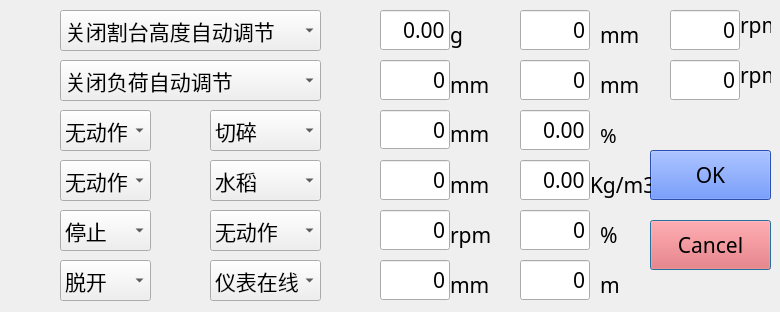
<?xml version="1.0" encoding="UTF-8"?>
<ui version="4.0">
 <class>ControlSetting</class>
 <widget class="QDialog" name="ControlSetting">
  <property name="geometry">
   <rect>
    <x>0</x>
    <y>0</y>
    <width>780</width>
    <height>312</height>
   </rect>
  </property>
  <property name="font">
   <font>
    <family>AR PL UKai CN</family>
    <pointsize>16</pointsize>
   </font>
  </property>
  <property name="windowTitle">
   <string>仪表控制</string>
  </property>
  <property name="windowIcon">
   <iconset resource="../src/image.qrc">
    <normaloff>:/images/leiwo.png</normaloff>:/images/leiwo.png</iconset>
  </property>
  <widget class="QComboBox" name="cbx_1">
   <property name="geometry">
    <rect>
     <x>60</x>
     <y>210</y>
     <width>91</width>
     <height>41</height>
    </rect>
   </property>
   <item>
    <property name="text">
     <string>停止</string>
    </property>
   </item>
   <item>
    <property name="text">
     <string>动态展开</string>
    </property>
   </item>
   <item>
    <property name="text">
     <string>静态展开</string>
    </property>
   </item>
   <item>
    <property name="text">
     <string>收回</string>
    </property>
   </item>
   <item>
    <property name="text">
     <string>无动作</string>
    </property>
   </item>
  </widget>
  <widget class="QLabel" name="label">
   <property name="geometry">
    <rect>
     <x>10</x>
     <y>210</y>
     <width>39</width>
     <height>41</height>
    </rect>
   </property>
   <property name="styleSheet">
    <string notr="true">border-image: url(:/images/setting/UnloaderSetting.png);</string>
   </property>
   <property name="lineWidth">
    <number>1</number>
   </property>
   <property name="text">
    <string/>
   </property>
  </widget>
  <widget class="QLabel" name="l_chrs">
   <property name="geometry">
    <rect>
     <x>10</x>
     <y>260</y>
     <width>40</width>
     <height>40</height>
    </rect>
   </property>
   <property name="minimumSize">
    <size>
     <width>40</width>
     <height>0</height>
    </size>
   </property>
   <property name="styleSheet">
    <string notr="true">border-image: url(:/images/parameters/CutHeightResetOn.png);</string>
   </property>
   <property name="text">
    <string/>
   </property>
  </widget>
  <widget class="QComboBox" name="cbx_3">
   <property name="geometry">
    <rect>
     <x>60</x>
     <y>260</y>
     <width>91</width>
     <height>41</height>
    </rect>
   </property>
   <item>
    <property name="text">
     <string>脱开</string>
    </property>
   </item>
   <item>
    <property name="text">
     <string>割台提升</string>
    </property>
   </item>
   <item>
    <property name="text">
     <string>割台下降</string>
    </property>
   </item>
  </widget>
  <widget class="QLabel" name="m_reset">
   <property name="geometry">
    <rect>
     <x>10</x>
     <y>110</y>
     <width>40</width>
     <height>40</height>
    </rect>
   </property>
   <property name="styleSheet">
    <string notr="true">border-image: url(:/images/engine/ZeroOn.png);</string>
   </property>
   <property name="text">
    <string/>
   </property>
  </widget>
  <widget class="QComboBox" name="cbx_4">
   <property name="geometry">
    <rect>
     <x>60</x>
     <y>110</y>
     <width>91</width>
     <height>41</height>
    </rect>
   </property>
   <property name="styleSheet">
    <string notr="true">font: 16pt &quot;AR PL UKai CN&quot;;</string>
   </property>
   <item>
    <property name="text">
     <string>无动作</string>
    </property>
   </item>
   <item>
    <property name="text">
     <string>清零</string>
    </property>
   </item>
  </widget>
  <widget class="QLabel" name="auto_load_regu">
   <property name="geometry">
    <rect>
     <x>10</x>
     <y>60</y>
     <width>40</width>
     <height>40</height>
    </rect>
   </property>
   <property name="styleSheet">
    <string notr="true">border-image: url(:/images/con_recong/LoadRegulationAutoOn.png);</string>
   </property>
   <property name="text">
    <string/>
   </property>
  </widget>
  <widget class="QComboBox" name="cbx_5">
   <property name="geometry">
    <rect>
     <x>60</x>
     <y>60</y>
     <width>261</width>
     <height>41</height>
    </rect>
   </property>
   <item>
    <property name="text">
     <string>关闭负荷自动调节</string>
    </property>
   </item>
   <item>
    <property name="text">
     <string>开启负荷自动调节</string>
    </property>
   </item>
  </widget>
  <widget class="QLabel" name="auto_height">
   <property name="geometry">
    <rect>
     <x>10</x>
     <y>10</y>
     <width>40</width>
     <height>40</height>
    </rect>
   </property>
   <property name="styleSheet">
    <string notr="true">border-image: url(:/images/setting/CutHeightAutoOn.png);</string>
   </property>
   <property name="text">
    <string/>
   </property>
  </widget>
  <widget class="QComboBox" name="cbx_6">
   <property name="geometry">
    <rect>
     <x>60</x>
     <y>10</y>
     <width>261</width>
     <height>41</height>
    </rect>
   </property>
   <item>
    <property name="text">
     <string>关闭割台高度自动调节</string>
    </property>
   </item>
   <item>
    <property name="text">
     <string>开启割台高度自动调节</string>
    </property>
   </item>
  </widget>
  <widget class="QLabel" name="l_rw_cl">
   <property name="geometry">
    <rect>
     <x>10</x>
     <y>160</y>
     <width>40</width>
     <height>40</height>
    </rect>
   </property>
   <property name="styleSheet">
    <string notr="true">border-image: url(:/images/setting/WeightClearOn.png);</string>
   </property>
   <property name="text">
    <string/>
   </property>
  </widget>
  <widget class="QComboBox" name="cbx_7">
   <property name="geometry">
    <rect>
     <x>60</x>
     <y>160</y>
     <width>91</width>
     <height>41</height>
    </rect>
   </property>
   <item>
    <property name="text">
     <string>无动作</string>
    </property>
   </item>
   <item>
    <property name="text">
     <string>清零</string>
    </property>
   </item>
  </widget>
  <widget class="QComboBox" name="cbx_9">
   <property name="geometry">
    <rect>
     <x>210</x>
     <y>210</y>
     <width>111</width>
     <height>41</height>
    </rect>
   </property>
   <item>
    <property name="text">
     <string>无动作</string>
    </property>
   </item>
   <item>
    <property name="text">
     <string>静音</string>
    </property>
   </item>
   <item>
    <property name="text">
     <string>播放</string>
    </property>
   </item>
  </widget>
  <widget class="QLabel" name="m_reset_2">
   <property name="geometry">
    <rect>
     <x>160</x>
     <y>210</y>
     <width>40</width>
     <height>40</height>
    </rect>
   </property>
   <property name="styleSheet">
    <string notr="true">border-image: url(:/images/warning/on.png);</string>
   </property>
   <property name="text">
    <string/>
   </property>
  </widget>
  <widget class="QPushButton" name="Cancel_btn">
   <property name="geometry">
    <rect>
     <x>650</x>
     <y>220</y>
     <width>121</width>
     <height>50</height>
    </rect>
   </property>
   <property name="styleSheet">
    <string notr="true">background-color: rgb(249, 88, 88);</string>
   </property>
   <property name="text">
    <string>Cancel</string>
   </property>
  </widget>
  <widget class="QPushButton" name="OK_btn">
   <property name="geometry">
    <rect>
     <x>650</x>
     <y>150</y>
     <width>121</width>
     <height>50</height>
    </rect>
   </property>
   <property name="styleSheet">
    <string notr="true">background-color: rgb(58, 111, 249);</string>
   </property>
   <property name="text">
    <string>OK</string>
   </property>
  </widget>
  <widget class="QLabel" name="label_103">
   <property name="geometry">
    <rect>
     <x>330</x>
     <y>59</y>
     <width>39</width>
     <height>40</height>
    </rect>
   </property>
   <property name="styleSheet">
    <string notr="true">border-image: url(:/images/con_recong/ProfilingHeightSet.png);</string>
   </property>
   <property name="text">
    <string/>
   </property>
  </widget>
  <widget class="QLabel" name="label_4">
   <property name="geometry">
    <rect>
     <x>450</x>
     <y>70</y>
     <width>40</width>
     <height>30</height>
    </rect>
   </property>
   <property name="text">
    <string>mm</string>
   </property>
  </widget>
  <widget class="SoftKeyLineEdit" name="l_pfh">
   <property name="geometry">
    <rect>
     <x>380</x>
     <y>60</y>
     <width>70</width>
     <height>40</height>
    </rect>
   </property>
   <property name="text">
    <string>0</string>
   </property>
   <property name="alignment">
    <set>Qt::AlignRight|Qt::AlignTrailing|Qt::AlignVCenter</set>
   </property>
  </widget>
  <widget class="QLabel" name="label_3">
   <property name="geometry">
    <rect>
     <x>450</x>
     <y>20</y>
     <width>40</width>
     <height>30</height>
    </rect>
   </property>
   <property name="text">
    <string>g</string>
   </property>
  </widget>
  <widget class="QLabel" name="label_102">
   <property name="geometry">
    <rect>
     <x>330</x>
     <y>10</y>
     <width>39</width>
     <height>39</height>
    </rect>
   </property>
   <property name="styleSheet">
    <string notr="true">border-image: url(:/images/setting/Weight1000.png);</string>
   </property>
   <property name="text">
    <string/>
   </property>
  </widget>
  <widget class="SoftKeyLineEdit" name="l_weight1000">
   <property name="geometry">
    <rect>
     <x>380</x>
     <y>10</y>
     <width>70</width>
     <height>40</height>
    </rect>
   </property>
   <property name="text">
    <string>0.00</string>
   </property>
   <property name="alignment">
    <set>Qt::AlignRight|Qt::AlignTrailing|Qt::AlignVCenter</set>
   </property>
  </widget>
  <widget class="QLabel" name="label_5">
   <property name="geometry">
    <rect>
     <x>450</x>
     <y>170</y>
     <width>40</width>
     <height>30</height>
    </rect>
   </property>
   <property name="text">
    <string>mm</string>
   </property>
  </widget>
  <widget class="QLabel" name="label_2">
   <property name="geometry">
    <rect>
     <x>450</x>
     <y>220</y>
     <width>40</width>
     <height>30</height>
    </rect>
   </property>
   <property name="text">
    <string>rpm</string>
   </property>
  </widget>
  <widget class="QLabel" name="label_7">
   <property name="geometry">
    <rect>
     <x>450</x>
     <y>119</y>
     <width>40</width>
     <height>30</height>
    </rect>
   </property>
   <property name="text">
    <string>mm</string>
   </property>
  </widget>
  <widget class="QLabel" name="label_10">
   <property name="geometry">
    <rect>
     <x>330</x>
     <y>210</y>
     <width>39</width>
     <height>40</height>
    </rect>
   </property>
   <property name="styleSheet">
    <string notr="true">border-image: url(:/images/setting/RollerSpeedLowSetting.png);</string>
   </property>
   <property name="text">
    <string/>
   </property>
  </widget>
  <widget class="QLabel" name="label_23">
   <property name="geometry">
    <rect>
     <x>330</x>
     <y>109</y>
     <width>39</width>
     <height>40</height>
    </rect>
   </property>
   <property name="styleSheet">
    <string notr="true">border-image: url(:/images/setting/cut_height_min.png);</string>
   </property>
   <property name="text">
    <string/>
   </property>
  </widget>
  <widget class="QLabel" name="label_22">
   <property name="geometry">
    <rect>
     <x>330</x>
     <y>160</y>
     <width>39</width>
     <height>40</height>
    </rect>
   </property>
   <property name="styleSheet">
    <string notr="true">border-image: url(:/images/setting/cut_height_max.png);</string>
   </property>
   <property name="text">
    <string/>
   </property>
  </widget>
  <widget class="SoftKeyLineEdit" name="l_rsls">
   <property name="geometry">
    <rect>
     <x>380</x>
     <y>210</y>
     <width>70</width>
     <height>40</height>
    </rect>
   </property>
   <property name="text">
    <string>0</string>
   </property>
   <property name="alignment">
    <set>Qt::AlignRight|Qt::AlignTrailing|Qt::AlignVCenter</set>
   </property>
  </widget>
  <widget class="SoftKeyLineEdit" name="l_cuth_max">
   <property name="geometry">
    <rect>
     <x>380</x>
     <y>160</y>
     <width>70</width>
     <height>40</height>
    </rect>
   </property>
   <property name="text">
    <string>0</string>
   </property>
   <property name="alignment">
    <set>Qt::AlignRight|Qt::AlignTrailing|Qt::AlignVCenter</set>
   </property>
  </widget>
  <widget class="SoftKeyLineEdit" name="l_cuth_min">
   <property name="geometry">
    <rect>
     <x>380</x>
     <y>110</y>
     <width>70</width>
     <height>39</height>
    </rect>
   </property>
   <property name="text">
    <string>0</string>
   </property>
   <property name="alignment">
    <set>Qt::AlignRight|Qt::AlignTrailing|Qt::AlignVCenter</set>
   </property>
  </widget>
  <widget class="QLabel" name="label_19">
   <property name="geometry">
    <rect>
     <x>330</x>
     <y>260</y>
     <width>39</width>
     <height>40</height>
    </rect>
   </property>
   <property name="styleSheet">
    <string notr="true">border-image: url(:/images/setting/ConcaveClearanceSetting.png);</string>
   </property>
   <property name="text">
    <string/>
   </property>
  </widget>
  <widget class="SoftKeyLineEdit" name="l_concaveclset">
   <property name="geometry">
    <rect>
     <x>380</x>
     <y>260</y>
     <width>70</width>
     <height>40</height>
    </rect>
   </property>
   <property name="text">
    <string>0</string>
   </property>
   <property name="alignment">
    <set>Qt::AlignRight|Qt::AlignTrailing|Qt::AlignVCenter</set>
   </property>
  </widget>
  <widget class="QLabel" name="label_6">
   <property name="geometry">
    <rect>
     <x>450</x>
     <y>270</y>
     <width>40</width>
     <height>30</height>
    </rect>
   </property>
   <property name="text">
    <string>mm</string>
   </property>
  </widget>
  <widget class="QLabel" name="label_8">
   <property name="geometry">
    <rect>
     <x>160</x>
     <y>110</y>
     <width>39</width>
     <height>41</height>
    </rect>
   </property>
   <property name="styleSheet">
    <string notr="true">border-image: url(:/images/setting/CutMachineMode.png);</string>
   </property>
   <property name="text">
    <string/>
   </property>
  </widget>
  <widget class="QLabel" name="label_105">
   <property name="geometry">
    <rect>
     <x>160</x>
     <y>170</y>
     <width>30</width>
     <height>30</height>
    </rect>
   </property>
   <property name="styleSheet">
    <string notr="true">border-image: url(:/images/engine/RiceKind.png);</string>
   </property>
   <property name="text">
    <string/>
   </property>
  </widget>
  <widget class="QComboBox" name="grain_kind">
   <property name="geometry">
    <rect>
     <x>210</x>
     <y>160</y>
     <width>111</width>
     <height>41</height>
    </rect>
   </property>
   <item>
    <property name="text">
     <string>水稻</string>
    </property>
   </item>
   <item>
    <property name="text">
     <string>小麦</string>
    </property>
   </item>
   <item>
    <property name="text">
     <string>玉米</string>
    </property>
   </item>
   <item>
    <property name="text">
     <string>大豆</string>
    </property>
   </item>
   <item>
    <property name="text">
     <string>其他</string>
    </property>
   </item>
  </widget>
  <widget class="QComboBox" name="cutterMode">
   <property name="geometry">
    <rect>
     <x>210</x>
     <y>110</y>
     <width>111</width>
     <height>41</height>
    </rect>
   </property>
   <item>
    <property name="text">
     <string>切碎</string>
    </property>
   </item>
   <item>
    <property name="text">
     <string>排草</string>
    </property>
   </item>
  </widget>
  <widget class="QLabel" name="label_9">
   <property name="geometry">
    <rect>
     <x>480</x>
     <y>20</y>
     <width>41</width>
     <height>40</height>
    </rect>
   </property>
   <property name="minimumSize">
    <size>
     <width>41</width>
     <height>0</height>
    </size>
   </property>
   <property name="styleSheet">
    <string notr="true">border-image: url(:/images/setting/ConcaveClearanceMax.png);</string>
   </property>
   <property name="text">
    <string/>
   </property>
  </widget>
  <widget class="QLabel" name="label_11">
   <property name="geometry">
    <rect>
     <x>600</x>
     <y>20</y>
     <width>40</width>
     <height>30</height>
    </rect>
   </property>
   <property name="text">
    <string>mm</string>
   </property>
  </widget>
  <widget class="QLabel" name="label_12">
   <property name="geometry">
    <rect>
     <x>600</x>
     <y>70</y>
     <width>40</width>
     <height>30</height>
    </rect>
   </property>
   <property name="text">
    <string>mm</string>
   </property>
  </widget>
  <widget class="QLabel" name="label_13">
   <property name="geometry">
    <rect>
     <x>480</x>
     <y>70</y>
     <width>40</width>
     <height>40</height>
    </rect>
   </property>
   <property name="styleSheet">
    <string notr="true">border-image: url(:/images/setting/ConcaveClearanceMin.png);</string>
   </property>
   <property name="text">
    <string/>
   </property>
  </widget>
  <widget class="QComboBox" name="cbx_heartbeat">
   <property name="geometry">
    <rect>
     <x>210</x>
     <y>260</y>
     <width>111</width>
     <height>41</height>
    </rect>
   </property>
   <item>
    <property name="text">
     <string>仪表在线</string>
    </property>
   </item>
   <item>
    <property name="text">
     <string>仪表掉线</string>
    </property>
   </item>
  </widget>
  <widget class="QLabel" name="label_14">
   <property name="geometry">
    <rect>
     <x>160</x>
     <y>260</y>
     <width>41</width>
     <height>41</height>
    </rect>
   </property>
   <property name="styleSheet">
    <string notr="true">border-image: url(:/images/setting/heartbeat.png);</string>
   </property>
   <property name="text">
    <string/>
   </property>
  </widget>
  <widget class="QLabel" name="label_15">
   <property name="geometry">
    <rect>
     <x>480</x>
     <y>110</y>
     <width>40</width>
     <height>40</height>
    </rect>
   </property>
   <property name="styleSheet">
    <string notr="true">border-image: url(:/images/setting/GrainMoisture.png);</string>
   </property>
   <property name="text">
    <string/>
   </property>
  </widget>
  <widget class="SoftKeyLineEdit" name="l_ConcaveclSetMin">
   <property name="geometry">
    <rect>
     <x>520</x>
     <y>60</y>
     <width>70</width>
     <height>40</height>
    </rect>
   </property>
   <property name="text">
    <string>0</string>
   </property>
   <property name="alignment">
    <set>Qt::AlignRight|Qt::AlignTrailing|Qt::AlignVCenter</set>
   </property>
  </widget>
  <widget class="SoftKeyLineEdit" name="l_ConcaveclSetMax">
   <property name="geometry">
    <rect>
     <x>520</x>
     <y>10</y>
     <width>70</width>
     <height>40</height>
    </rect>
   </property>
   <property name="text">
    <string>0</string>
   </property>
   <property name="alignment">
    <set>Qt::AlignRight|Qt::AlignTrailing|Qt::AlignVCenter</set>
   </property>
  </widget>
  <widget class="QLabel" name="label_16">
   <property name="geometry">
    <rect>
     <x>600</x>
     <y>120</y>
     <width>21</width>
     <height>30</height>
    </rect>
   </property>
   <property name="font">
    <font>
     <pointsize>15</pointsize>
    </font>
   </property>
   <property name="text">
    <string>%</string>
   </property>
  </widget>
  <widget class="QLabel" name="label_17">
   <property name="geometry">
    <rect>
     <x>480</x>
     <y>160</y>
     <width>40</width>
     <height>40</height>
    </rect>
   </property>
   <property name="styleSheet">
    <string notr="true">border-image: url(:/images/setting/GrainDensity.png);</string>
   </property>
   <property name="text">
    <string/>
   </property>
  </widget>
  <widget class="QLabel" name="label_18">
   <property name="geometry">
    <rect>
     <x>590</x>
     <y>170</y>
     <width>61</width>
     <height>30</height>
    </rect>
   </property>
   <property name="text">
    <string>Kg/m3</string>
   </property>
  </widget>
  <widget class="QLabel" name="label_20">
   <property name="geometry">
    <rect>
     <x>480</x>
     <y>210</y>
     <width>40</width>
     <height>40</height>
    </rect>
   </property>
   <property name="styleSheet">
    <string notr="true">border-image: url(:/images/setting/GrassGrainRatio.png);</string>
   </property>
   <property name="text">
    <string/>
   </property>
  </widget>
  <widget class="SoftKeyLineEdit" name="l_GrassrGrainratio">
   <property name="geometry">
    <rect>
     <x>520</x>
     <y>210</y>
     <width>70</width>
     <height>40</height>
    </rect>
   </property>
   <property name="text">
    <string>0</string>
   </property>
   <property name="alignment">
    <set>Qt::AlignRight|Qt::AlignTrailing|Qt::AlignVCenter</set>
   </property>
  </widget>
  <widget class="QLabel" name="label_21">
   <property name="geometry">
    <rect>
     <x>600</x>
     <y>220</y>
     <width>21</width>
     <height>30</height>
    </rect>
   </property>
   <property name="text">
    <string>%</string>
   </property>
  </widget>
  <widget class="QLabel" name="label_24">
   <property name="geometry">
    <rect>
     <x>600</x>
     <y>270</y>
     <width>21</width>
     <height>30</height>
    </rect>
   </property>
   <property name="text">
    <string>mm</string>
   </property>
  </widget>
  <widget class="SoftKeyLineEdit" name="l_PlantHeight">
   <property name="geometry">
    <rect>
     <x>520</x>
     <y>260</y>
     <width>70</width>
     <height>40</height>
    </rect>
   </property>
   <property name="text">
    <string>0</string>
   </property>
   <property name="alignment">
    <set>Qt::AlignRight|Qt::AlignTrailing|Qt::AlignVCenter</set>
   </property>
  </widget>
  <widget class="QLabel" name="label_25">
   <property name="geometry">
    <rect>
     <x>480</x>
     <y>260</y>
     <width>40</width>
     <height>40</height>
    </rect>
   </property>
   <property name="styleSheet">
    <string notr="true">border-image: url(:/images/setting/PlantHeight.png);</string>
   </property>
   <property name="text">
    <string/>
   </property>
  </widget>
  <widget class="QLabel" name="label_26">
   <property name="geometry">
    <rect>
     <x>630</x>
     <y>10</y>
     <width>40</width>
     <height>40</height>
    </rect>
   </property>
   <property name="styleSheet">
    <string notr="true">border-image: url(:/images/setting/AxialRollerSpeedMin.png);</string>
   </property>
   <property name="text">
    <string/>
   </property>
  </widget>
  <widget class="SoftKeyLineEdit" name="l_AxialRollerSpeedMin">
   <property name="geometry">
    <rect>
     <x>670</x>
     <y>10</y>
     <width>70</width>
     <height>40</height>
    </rect>
   </property>
   <property name="text">
    <string>0</string>
   </property>
   <property name="alignment">
    <set>Qt::AlignRight|Qt::AlignTrailing|Qt::AlignVCenter</set>
   </property>
  </widget>
  <widget class="QLabel" name="label_27">
   <property name="geometry">
    <rect>
     <x>740</x>
     <y>10</y>
     <width>31</width>
     <height>30</height>
    </rect>
   </property>
   <property name="text">
    <string>rpm</string>
   </property>
  </widget>
  <widget class="QLabel" name="label_28">
   <property name="geometry">
    <rect>
     <x>740</x>
     <y>60</y>
     <width>31</width>
     <height>30</height>
    </rect>
   </property>
   <property name="text">
    <string>rpm</string>
   </property>
  </widget>
  <widget class="QLabel" name="label_29">
   <property name="geometry">
    <rect>
     <x>630</x>
     <y>60</y>
     <width>40</width>
     <height>40</height>
    </rect>
   </property>
   <property name="styleSheet">
    <string notr="true">border-image: url(:/images/setting/AxialRollerSpeedMax.png);</string>
   </property>
   <property name="text">
    <string/>
   </property>
  </widget>
  <widget class="SoftKeyLineEdit" name="l_AxialRollerSpeedMax">
   <property name="geometry">
    <rect>
     <x>670</x>
     <y>60</y>
     <width>70</width>
     <height>40</height>
    </rect>
   </property>
   <property name="text">
    <string>0</string>
   </property>
   <property name="alignment">
    <set>Qt::AlignRight|Qt::AlignTrailing|Qt::AlignVCenter</set>
   </property>
  </widget>
  <widget class="SoftKeyLineEdit" name="l_StalkMoisture">
   <property name="geometry">
    <rect>
     <x>520</x>
     <y>110</y>
     <width>70</width>
     <height>40</height>
    </rect>
   </property>
   <property name="text">
    <string>0.00</string>
   </property>
   <property name="alignment">
    <set>Qt::AlignRight|Qt::AlignTrailing|Qt::AlignVCenter</set>
   </property>
  </widget>
  <widget class="SoftKeyLineEdit" name="l_CroppingIntensity">
   <property name="geometry">
    <rect>
     <x>520</x>
     <y>160</y>
     <width>70</width>
     <height>40</height>
    </rect>
   </property>
   <property name="text">
    <string>0.00</string>
   </property>
   <property name="alignment">
    <set>Qt::AlignRight|Qt::AlignTrailing|Qt::AlignVCenter</set>
   </property>
  </widget>
 </widget>
 <customwidgets>
  <customwidget>
   <class>SoftKeyLineEdit</class>
   <extends>QLineEdit</extends>
   <header>softkeylineedit.h</header>
  </customwidget>
 </customwidgets>
 <resources>
  <include location="../src/image.qrc"/>
 </resources>
 <connections/>
</ui>
